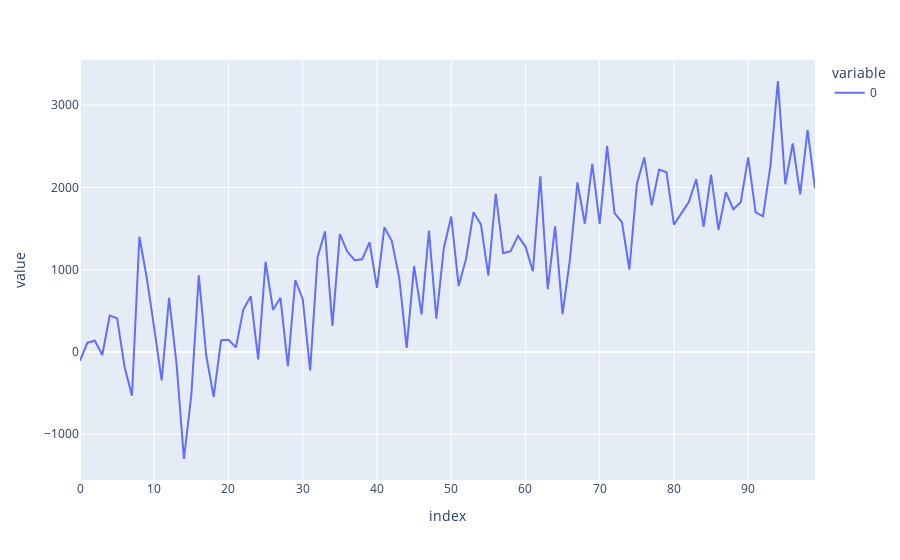

The notebook cell saved with this chart:
### Code cell
zs, xs = gen_data(23., 15., 100)
px.line(zs)

### Figure 1 — Plotly figure (JSON) as saved in the notebook; plotly's stock layout.template omitted (floating-point values rounded to 4 significant figures)
{"data": [{"hovertemplate": "variable=0<br>index=%{x}<br>value=%{y}<extra></extra>", "legendgroup": "0", "line": {"color": "#636efa", "dash": "solid"}, "marker": {"symbol": "circle"}, "mode": "lines", "name": "0", "orientation": "v", "showlegend": true, "type": "scatter", "x": [0, 1, 2, 3, 4, 5, 6, 7, 8, 9, 10, 11, 12, 13, 14, 15, 16, 17, 18, 19, 20, 21, 22, 23, 24, 25, 26, 27, 28, 29, 30, 31, 32, 33, 34, 35, 36, 37, 38, 39, 40, 41, 42, 43, 44, 45, 46, 47, 48, 49, 50, 51, 52, 53, 54, 55, 56, 57, 58, 59, 60, 61, 62, 63, 64, 65, 66, 67, 68, 69, 70, 71, 72, 73, 74, 75, 76, 77, 78, 79, 80, 81, 82, 83, 84, 85, 86, 87, 88, 89, 90, 91, 92, 93, 94, 95, 96, 97, 98, 99], "xaxis": "x", "y": [-106.5, 112.5, 137.1, -37.18, 442.1, 410.4, -179.6, -532.3, 1400.0, 896.7, 287.8, -345.6, 656.8, -141.0, -1302.0, -516.5, 930.7, -42.89, -544.8, 141.9, 148.2, 55.5, 516.3, 676.2, -90.08, 1096.0, 513.1, 658.3, -171.9, 872.1, 641.1, -223.7, 1152.0, 1466.0, 317.7, 1433.0, 1221.0, 1115.0, 1126.0, 1334.0, 779.3, 1516.0, 1349.0, 900.8, 50.05, 1043.0, 457.3, 1474.0, 404.6, 1260.0, 1646.0, 803.0, 1134.0, 1699.0, 1551.0, 927.1, 1924.0, 1199.0, 1226.0, 1412.0, 1281.0, 981.1, 2135.0, 763.1, 1529.0, 459.6, 1135.0, 2062.0, 1559.0, 2287.0, 1557.0, 2502.0, 1689.0, 1577.0, 1002.0, 2039.0, 2365.0, 1784.0, 2217.0, 2184.0, 1549.0, 1686.0, 1823.0, 2100.0, 1521.0, 2155.0, 1486.0, 1943.0, 1734.0, 1822.0, 2365.0, 1698.0, 1650.0, 2265.0, 3295.0, 2039.0, 2535.0, 1916.0, 2699.0, 1989.0], "yaxis": "y"}], "layout": {"autosize": true, "legend": {"title": {"text": "variable"}, "tracegroupgap": 0}, "margin": {"t": 60}, "xaxis": {"anchor": "y", "autorange": true, "domain": [0, 1], "range": [0, 99], "title": {"text": "index"}, "type": "linear"}, "yaxis": {"anchor": "x", "autorange": true, "domain": [0, 1], "range": [-1557.0, 3550.0], "title": {"text": "value"}, "type": "linear"}}}
